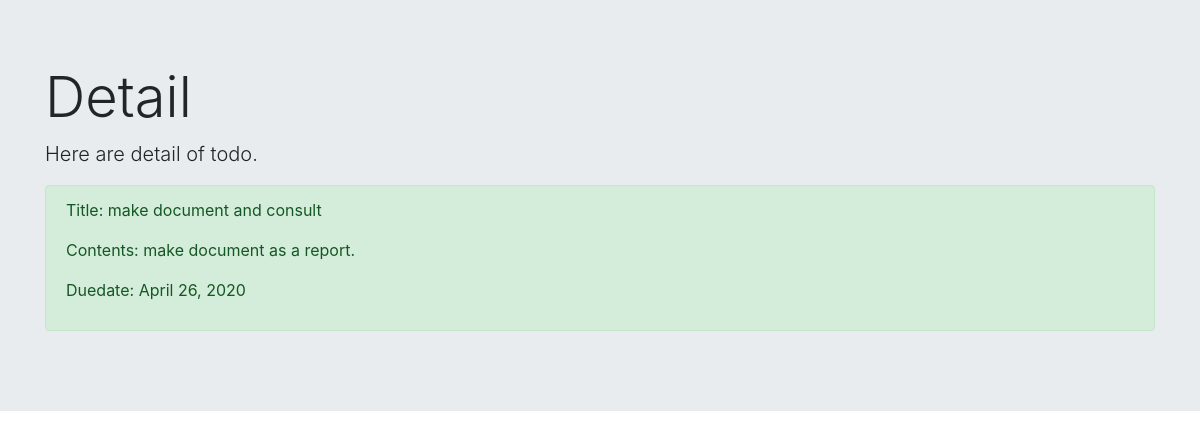
The app's page /detail/2 with its own data.
### todo/models.py (models this page shows, shortened)
class TodoModel(models.Model):
    title = models.CharField(max_length=100)
    memo = models.TextField()
    priority = models.CharField(
        max_length=50,
        choices=PRIORITY
    )
    duedate = models.DateField()

### todo/views.py (the view)
# urls.py: path('detail/<int:pk>', TodoDetail.as_view(), name='detail'),
class TodoDetail(DetailView):
    template_name = 'detail.html'
    model = TodoModel

### templates/detail.html
{% extends 'base.html' %}
{% block header %}
<div class="jumbotron jumbotron-fluid">
  <div class="container">
  <h1 class="display-4">Detail</h1>
  <p class="lead">Here are detail of todo.</p>
</div>
{% endblock %}
{% block content %}
<div class ='container'>
<div class="alert alert-success" role="alert">
  <p>Title: {{object.title}}</p>
  <p>Contents: {{object.memo}}</p>
  <p>Duedate: {{object.duedate}}</p>
</div>
</div>
{% endblock content %}

### records on screen
TodoModel: title "make document and consult", memo "make document as a report.", duedate "April 26, 2020"
